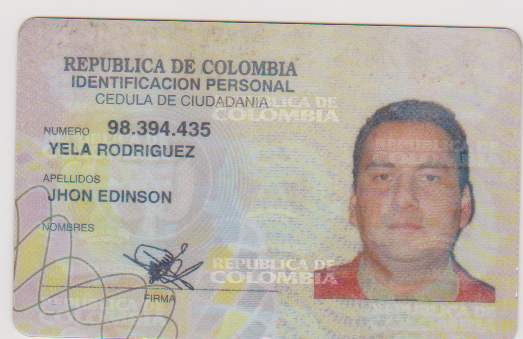
#> input picture NotarIAG/data/scanned_document.bmp, 523 x 339 px
$ python -i image_processor_20250225115220.py   (imports and definitions only)
#> lines starting #> are read from the running program, lines starting #| are printed output that depends on the picture; after the words box and inside, x2 and y2 are one past the last pixel; in counts of white or black regions, pixels touching at a corner belong together
#> further down, picture is the input picture: shape (339, 523, 3); mean B, G, R 168.8, 178.3, 185.9
import cv2
import numpy as np

# Dimensiones en píxeles basadas en la resolución del escáner
TARGET_WIDTH_MM = 85
TARGET_HEIGHT_MM = 54
SCAN_RESOLUTION_DPI = 600  # Ajusta según la configuración del escáner

# Convertir de mm a píxeles (1 pulgada = 25.4 mm)
TARGET_WIDTH_PX = int((TARGET_WIDTH_MM / 25.4) * SCAN_RESOLUTION_DPI)
TARGET_HEIGHT_PX = int((TARGET_HEIGHT_MM / 25.4) * SCAN_RESOLUTION_DPI)


def preprocess_image(image: np.ndarray) -> np.ndarray:
    """
    Aplica preprocesamiento a la imagen escaneada para mejorar la legibilidad por OCR y LayoutLMv3.

    Args:
        image (np.ndarray): Imagen escaneada en formato OpenCV.

    Returns:
        np.ndarray: Imagen mejorada para OCR.
    """
    min_thickness = 10  # Grosor mínimo
    max_thickness = 80  # Grosor máximo

    try:
        # 1. Binarizar la imagen (si no está binarizada)
        if len(image.shape) == 3:  # Si la imagen es a color, convertir a escala de grises
            gray = cv2.cvtColor(image, cv2.COLOR_BGR2GRAY)
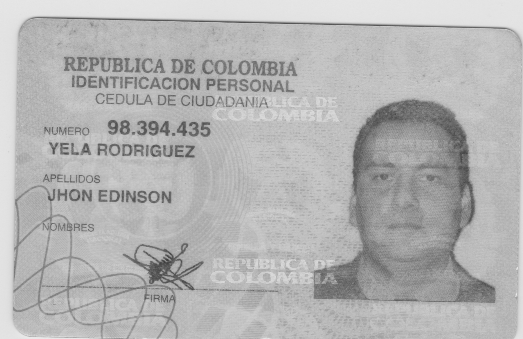
#> gray: shape (339, 523); min 61, max 234, mean 179.5
        else:
            gray = image

        _, binary = cv2.threshold(gray, 100, 255, cv2.THRESH_BINARY_INV)
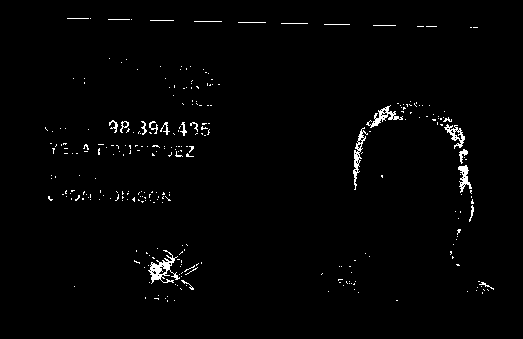
#> binary: shape (339, 523); 1.5% white in thin lines or dots, all inside (x1, y1, x2, y2) = (45, 18, 494, 302)

        # 2. Encontrar contornos de los caracteres
        contours, _ = cv2.findContours(binary, cv2.RETR_EXTERNAL, cv2.CHAIN_APPROX_SIMPLE)
#> contours = 298 contours, 289 with area under 20; largest, box (x1, y1, x2, y2) and area: (148, 250, 180, 284) 305, (353, 127, 368, 190) 194, (366, 105, 403, 128) 186, (444, 124, 465, 149) 168, (458, 165, 472, 193) 138

        # 3. Crear una máscara para los caracteres que cumplen con el grosor
        mask = np.zeros_like(binary)

        for contour in contours:
            # Obtener el rectángulo delimitador del contorno
            x, y, w, h = cv2.boundingRect(contour)

            # Filtrar por grosor (ancho del rectángulo)
            if min_thickness <= w <= max_thickness:
                cv2.drawContours(mask, [contour], -1, 255, thickness=cv2.FILLED)
#> this loop made 298 passes
#> (x, y, w, h) on passes 2, 4, 7: (174, 300, 1, 1), (165, 298, 1, 1), (167, 296, 1, 1)
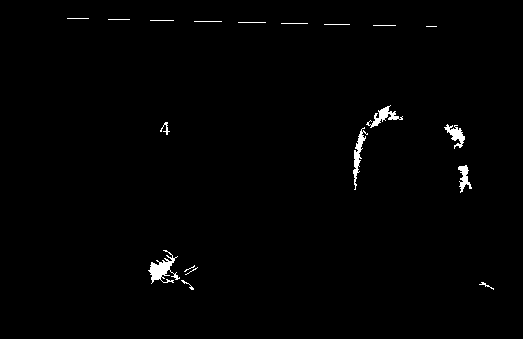
#> mask: shape (339, 523); 0.96% white; 19 white regions (3 under 20 px), largest, box (x1, y1, x2, y2) and area: (148, 250, 180, 284) 419, (353, 127, 368, 190) 278, (366, 105, 403, 128) 262

        # 4. Aplicar la máscara a la imagen original
        filtered_image = cv2.bitwise_and(binary, binary, mask=mask)
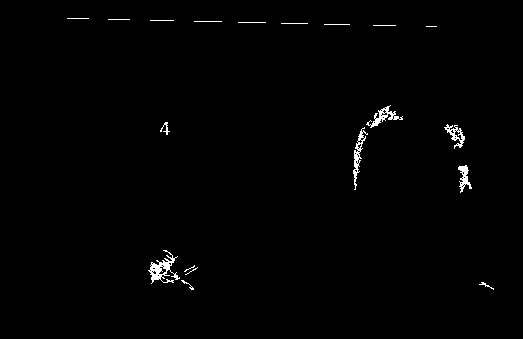
#> filtered_image: shape (339, 523); 0.88% white in thin lines or dots, all inside (x1, y1, x2, y2) = (67, 18, 494, 290)

        # 5. Invertir la imagen para que el texto sea negro sobre fondo blanco
        filtered_image = cv2.bitwise_not(filtered_image)

        return filtered_image
    except Exception as e:
        raise Exception(f"Error en el preprocesamiento de la imagen: {str(e)}")

def save_image(image: np.ndarray, output_path: str) -> None:
    """
    Guarda la imagen procesada en el disco.

    Args:
        image (np.ndarray): Imagen a guardar.
        output_path (str): Ruta donde se guardará la imagen.
    """
    try:
        cv2.imwrite(output_path, image)
    except Exception as e:
        raise Exception(f"Error al guardar la imagen: {str(e)}")


def crop_document(image: np.ndarray) -> np.ndarray:
    """
    Recorta la imagen desde la esquina superior izquierda al tamaño exacto de una cédula (85mm x 54mm) a 200 DPI.

    Args:
        image (np.ndarray): Imagen escaneada en formato OpenCV.

    Returns:
        np.ndarray: Imagen recortada con el documento.
    """
    try:
        height, width = image.shape[:2]

        # Verificar si la imagen tiene al menos el tamaño esperado
        if width < TARGET_WIDTH_PX or height < TARGET_HEIGHT_PX:
            raise ValueError("La imagen escaneada es demasiado pequeña para recortar con las dimensiones fijas.")

        # Recortar desde la esquina superior izquierda (0,0)
        cropped_image = image[0:TARGET_HEIGHT_PX, 0:TARGET_WIDTH_PX]

        return cropped_image
    except Exception as e:
        raise Exception(f"Error al recortar la imagen: {str(e)}")

>>> import cv2
>>> picture = cv2.imread('../../NotarIAG/data/scanned_document.bmp')
>>> result = preprocess_image(picture)
